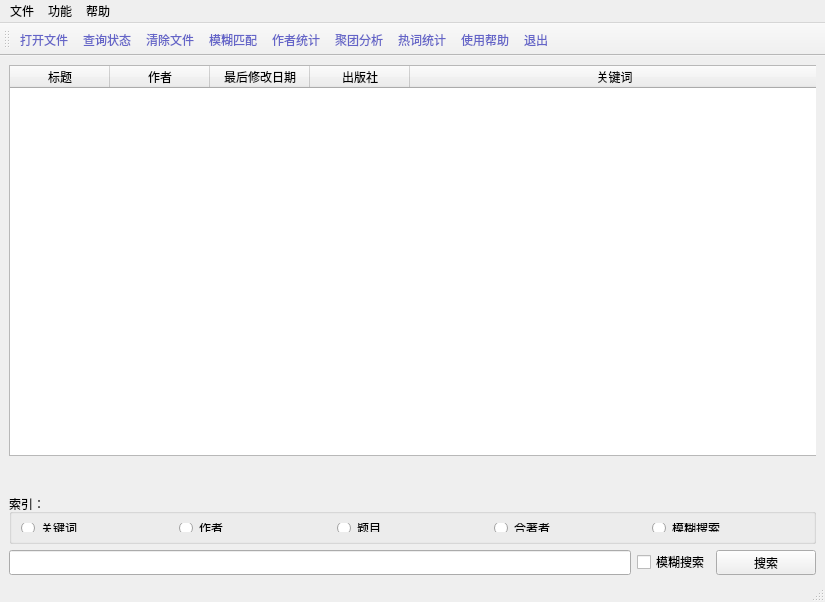
<?xml version="1.0" encoding="UTF-8"?>
<ui version="4.0">
 <class>MainWindow</class>
 <widget class="QMainWindow" name="MainWindow">
  <property name="enabled">
   <bool>true</bool>
  </property>
  <property name="geometry">
   <rect>
    <x>0</x>
    <y>0</y>
    <width>825</width>
    <height>602</height>
   </rect>
  </property>
  <property name="windowTitle">
   <string>文献管理系统</string>
  </property>
  <property name="windowIcon">
   <iconset resource="icon.qrc">
    <normaloff>:/nicon/search.png</normaloff>:/nicon/search.png</iconset>
  </property>
  <property name="autoFillBackground">
   <bool>false</bool>
  </property>
  <property name="styleSheet">
   <string notr="true">background-image: url(:/nicon/DailyBing-zh-cn-20250519-FHD.jpg);</string>
  </property>
  <property name="tabShape">
   <enum>QTabWidget::Triangular</enum>
  </property>
  <widget class="QWidget" name="centralwidget">
   <property name="autoFillBackground">
    <bool>false</bool>
   </property>
   <layout class="QGridLayout" name="gridLayout" columnstretch="0">
    <property name="bottomMargin">
     <number>5</number>
    </property>
    <item row="3" column="0">
     <widget class="QGroupBox" name="LabelBox">
      <property name="enabled">
       <bool>true</bool>
      </property>
      <property name="maximumSize">
       <size>
        <width>16777215</width>
        <height>50</height>
       </size>
      </property>
      <property name="title">
       <string>索引：</string>
      </property>
      <layout class="QHBoxLayout" name="horizontalLayout_5">
       <item>
        <widget class="QRadioButton" name="b_Key">
         <property name="text">
          <string>关键词</string>
         </property>
        </widget>
       </item>
       <item alignment="Qt::AlignLeft">
        <widget class="QRadioButton" name="b_Author">
         <property name="text">
          <string>作者</string>
         </property>
        </widget>
       </item>
       <item>
        <widget class="QRadioButton" name="b_Title">
         <property name="text">
          <string>题目</string>
         </property>
        </widget>
       </item>
       <item>
        <widget class="QRadioButton" name="b_Coauthor">
         <property name="text">
          <string>合著者</string>
         </property>
        </widget>
       </item>
       <item>
        <widget class="QRadioButton" name="b_Fuzzy">
         <property name="text">
          <string>模糊搜索</string>
         </property>
        </widget>
       </item>
      </layout>
     </widget>
    </item>
    <item row="2" column="0">
     <widget class="QStackedWidget" name="stackedWidget">
      <property name="sizePolicy">
       <sizepolicy hsizetype="Preferred" vsizetype="Preferred">
        <horstretch>1</horstretch>
        <verstretch>1</verstretch>
       </sizepolicy>
      </property>
      <property name="autoFillBackground">
       <bool>false</bool>
      </property>
      <property name="styleSheet">
       <string notr="true"/>
      </property>
      <property name="frameShape">
       <enum>QFrame::NoFrame</enum>
      </property>
      <widget class="QWidget" name="authorPage">
       <property name="sizePolicy">
        <sizepolicy hsizetype="MinimumExpanding" vsizetype="MinimumExpanding">
         <horstretch>1</horstretch>
         <verstretch>1</verstretch>
        </sizepolicy>
       </property>
       <widget class="QTableWidget" name="Table_1">
        <property name="geometry">
         <rect>
          <x>0</x>
          <y>0</y>
          <width>811</width>
          <height>391</height>
         </rect>
        </property>
        <property name="sizePolicy">
         <sizepolicy hsizetype="Expanding" vsizetype="Expanding">
          <horstretch>0</horstretch>
          <verstretch>0</verstretch>
         </sizepolicy>
        </property>
        <property name="minimumSize">
         <size>
          <width>811</width>
          <height>0</height>
         </size>
        </property>
        <property name="autoFillBackground">
         <bool>true</bool>
        </property>
        <attribute name="horizontalHeaderCascadingSectionResizes">
         <bool>true</bool>
        </attribute>
        <attribute name="horizontalHeaderStretchLastSection">
         <bool>true</bool>
        </attribute>
        <attribute name="verticalHeaderShowSortIndicator" stdset="0">
         <bool>false</bool>
        </attribute>
        <attribute name="verticalHeaderStretchLastSection">
         <bool>true</bool>
        </attribute>
        <column>
         <property name="text">
          <string>标题</string>
         </property>
        </column>
        <column>
         <property name="text">
          <string>作者</string>
         </property>
        </column>
        <column>
         <property name="text">
          <string>最后修改日期</string>
         </property>
        </column>
        <column>
         <property name="text">
          <string>出版社</string>
         </property>
        </column>
        <column>
         <property name="text">
          <string>关键词</string>
         </property>
        </column>
       </widget>
      </widget>
      <widget class="QWidget" name="titlePage">
       <widget class="QLabel" name="Label">
        <property name="geometry">
         <rect>
          <x>0</x>
          <y>0</y>
          <width>801</width>
          <height>391</height>
         </rect>
        </property>
        <property name="sizePolicy">
         <sizepolicy hsizetype="Preferred" vsizetype="Preferred">
          <horstretch>1</horstretch>
          <verstretch>1</verstretch>
         </sizepolicy>
        </property>
        <property name="text">
         <string/>
        </property>
       </widget>
      </widget>
      <widget class="QWidget" name="coauthorPage">
       <property name="sizePolicy">
        <sizepolicy hsizetype="MinimumExpanding" vsizetype="MinimumExpanding">
         <horstretch>0</horstretch>
         <verstretch>0</verstretch>
        </sizepolicy>
       </property>
       <widget class="QTextBrowser" name="Browser">
        <property name="geometry">
         <rect>
          <x>0</x>
          <y>10</y>
          <width>801</width>
          <height>391</height>
         </rect>
        </property>
        <property name="sizePolicy">
         <sizepolicy hsizetype="MinimumExpanding" vsizetype="MinimumExpanding">
          <horstretch>1</horstretch>
          <verstretch>1</verstretch>
         </sizepolicy>
        </property>
       </widget>
      </widget>
      <widget class="QWidget" name="fuzzyPage">
       <property name="sizePolicy">
        <sizepolicy hsizetype="MinimumExpanding" vsizetype="MinimumExpanding">
         <horstretch>0</horstretch>
         <verstretch>0</verstretch>
        </sizepolicy>
       </property>
       <widget class="QTableWidget" name="Table_2">
        <property name="geometry">
         <rect>
          <x>0</x>
          <y>0</y>
          <width>801</width>
          <height>401</height>
         </rect>
        </property>
        <property name="sizePolicy">
         <sizepolicy hsizetype="MinimumExpanding" vsizetype="MinimumExpanding">
          <horstretch>1</horstretch>
          <verstretch>1</verstretch>
         </sizepolicy>
        </property>
        <property name="autoFillBackground">
         <bool>true</bool>
        </property>
        <attribute name="horizontalHeaderCascadingSectionResizes">
         <bool>true</bool>
        </attribute>
        <attribute name="horizontalHeaderStretchLastSection">
         <bool>true</bool>
        </attribute>
        <attribute name="verticalHeaderShowSortIndicator" stdset="0">
         <bool>false</bool>
        </attribute>
        <attribute name="verticalHeaderStretchLastSection">
         <bool>true</bool>
        </attribute>
        <column>
         <property name="text">
          <string>Title</string>
         </property>
        </column>
        <column>
         <property name="text">
          <string>Modify Date</string>
         </property>
        </column>
        <column>
         <property name="text">
          <string>Key</string>
         </property>
        </column>
       </widget>
      </widget>
     </widget>
    </item>
    <item row="4" column="0">
     <layout class="QHBoxLayout" name="TextLine">
      <item>
       <widget class="QLineEdit" name="lineEdit">
        <property name="maximumSize">
         <size>
          <width>16777215</width>
          <height>25</height>
         </size>
        </property>
        <property name="styleSheet">
         <string notr="true"/>
        </property>
        <property name="alignment">
         <set>Qt::AlignLeading|Qt::AlignLeft|Qt::AlignTop</set>
        </property>
       </widget>
      </item>
      <item>
       <widget class="QCheckBox" name="fuzzy">
        <property name="text">
         <string>模糊搜索</string>
        </property>
       </widget>
      </item>
      <item>
       <widget class="QPushButton" name="Search">
        <property name="minimumSize">
         <size>
          <width>100</width>
          <height>25</height>
         </size>
        </property>
        <property name="maximumSize">
         <size>
          <width>16777215</width>
          <height>25</height>
         </size>
        </property>
        <property name="text">
         <string>搜索</string>
        </property>
        <property name="icon">
         <iconset>
          <normaloff>:/search.png</normaloff>:/search.png</iconset>
        </property>
       </widget>
      </item>
     </layout>
    </item>
   </layout>
  </widget>
  <widget class="QMenuBar" name="menubar">
   <property name="geometry">
    <rect>
     <x>0</x>
     <y>0</y>
     <width>825</width>
     <height>17</height>
    </rect>
   </property>
   <widget class="QMenu" name="menuFile">
    <property name="title">
     <string>文件</string>
    </property>
    <addaction name="a_Open"/>
    <addaction name="a_Status"/>
    <addaction name="a_Exit"/>
   </widget>
   <widget class="QMenu" name="menuFunction">
    <property name="title">
     <string>功能</string>
    </property>
    <addaction name="a_Clear"/>
    <addaction name="a_AuthorCount"/>
    <addaction name="a_FuzzyOpen"/>
    <addaction name="a_GroupAnalyze"/>
    <addaction name="a_KeyWordCount"/>
   </widget>
   <widget class="QMenu" name="menuHelp">
    <property name="title">
     <string>帮助</string>
    </property>
    <addaction name="a_Help"/>
   </widget>
   <addaction name="menuFile"/>
   <addaction name="menuFunction"/>
   <addaction name="menuHelp"/>
  </widget>
  <widget class="QStatusBar" name="statusbar"/>
  <widget class="QToolBar" name="toolBar">
   <property name="contextMenuPolicy">
    <enum>Qt::CustomContextMenu</enum>
   </property>
   <property name="windowTitle">
    <string>toolBar</string>
   </property>
   <property name="styleSheet">
    <string notr="true">color: rgb(100,100, 200);</string>
   </property>
   <property name="iconSize">
    <size>
     <width>30</width>
     <height>30</height>
    </size>
   </property>
   <property name="toolButtonStyle">
    <enum>Qt::ToolButtonTextUnderIcon</enum>
   </property>
   <attribute name="toolBarArea">
    <enum>TopToolBarArea</enum>
   </attribute>
   <attribute name="toolBarBreak">
    <bool>false</bool>
   </attribute>
   <addaction name="a_Open"/>
   <addaction name="a_Status"/>
   <addaction name="a_Clear"/>
   <addaction name="a_FuzzyOpen"/>
   <addaction name="a_AuthorCount"/>
   <addaction name="a_GroupAnalyze"/>
   <addaction name="a_KeyWordCount"/>
   <addaction name="a_Help"/>
   <addaction name="a_Exit"/>
  </widget>
  <action name="a_Help">
   <property name="icon">
    <iconset resource="icon.qrc">
     <normaloff>:/nicon/help_filled.png</normaloff>:/nicon/help_filled.png</iconset>
   </property>
   <property name="text">
    <string>使用帮助</string>
   </property>
  </action>
  <action name="a_Open">
   <property name="checkable">
    <bool>false</bool>
   </property>
   <property name="icon">
    <iconset resource="icon.qrc">
     <normaloff>:/nicon/store.png</normaloff>:/nicon/store.png</iconset>
   </property>
   <property name="text">
    <string>打开文件</string>
   </property>
  </action>
  <action name="a_Exit">
   <property name="icon">
    <iconset resource="icon.qrc">
     <normaloff>:/nicon/close.png</normaloff>:/nicon/close.png</iconset>
   </property>
   <property name="text">
    <string>退出</string>
   </property>
  </action>
  <action name="a_Clear">
   <property name="icon">
    <iconset resource="icon.qrc">
     <normaloff>:/nicon/ashbin.png</normaloff>:/nicon/ashbin.png</iconset>
   </property>
   <property name="text">
    <string>清除文件</string>
   </property>
  </action>
  <action name="a_AuthorCount">
   <property name="checkable">
    <bool>true</bool>
   </property>
   <property name="icon">
    <iconset resource="icon.qrc">
     <normaloff>:/nicon/user.png</normaloff>:/nicon/user.png</iconset>
   </property>
   <property name="text">
    <string>作者统计</string>
   </property>
  </action>
  <action name="a_FuzzyOpen">
   <property name="checkable">
    <bool>true</bool>
   </property>
   <property name="icon">
    <iconset resource="icon.qrc">
     <normaloff>:/nicon/flow.png</normaloff>:/nicon/flow.png</iconset>
   </property>
   <property name="text">
    <string>模糊匹配</string>
   </property>
  </action>
  <action name="a_GroupAnalyze">
   <property name="checkable">
    <bool>true</bool>
   </property>
   <property name="icon">
    <iconset resource="icon.qrc">
     <normaloff>:/nicon/sub_account.png</normaloff>:/nicon/sub_account.png</iconset>
   </property>
   <property name="text">
    <string>聚团分析</string>
   </property>
  </action>
  <action name="a_KeyWordCount">
   <property name="checkable">
    <bool>true</bool>
   </property>
   <property name="checked">
    <bool>false</bool>
   </property>
   <property name="icon">
    <iconset resource="icon.qrc">
     <normaloff>:/nicon/count.png</normaloff>:/nicon/count.png</iconset>
   </property>
   <property name="text">
    <string>热词统计</string>
   </property>
  </action>
  <action name="a_Status">
   <property name="icon">
    <iconset resource="icon.qrc">
     <normaloff>:/nicon/checksearch.png</normaloff>:/nicon/checksearch.png</iconset>
   </property>
   <property name="text">
    <string>查询状态</string>
   </property>
  </action>
 </widget>
 <resources>
  <include location="icon.qrc"/>
 </resources>
 <connections/>
</ui>
